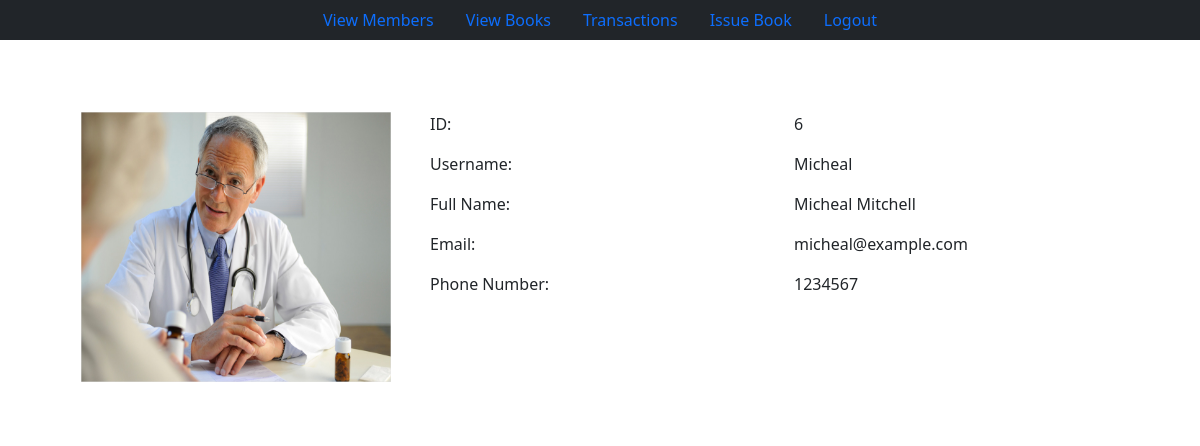
Screenshot of /member_profile/6/ (signed in) with the database file from the repository.
### app/models.py (models this page shows, shortened)
class Members(models.Model):
    user = models.OneToOneField(User, on_delete=models.CASCADE)
    phone_no = models.CharField(max_length=20)
    image = models.FileField(upload_to="")

### app/views.py (the view)
# urls.py: path('member_profile/<int:id>/', views.member_profile, name="member_profile"),
@login_required(login_url='/admin_login/')
def member_profile(request, id):
    member = Members.objects.get(id=id)
    return render(request, 'member_profile.html', {'member': member})

### app/templates/member_profile.html (shortened to what this page needs)
{% extends 'admin_navbar.html' %}
{% block app_content %}
{% load static %}
<div class="container profile">
        <div class="row">
            <div class="col-md-4">
                <div class="profile-img">
                    {% if user.members.image %}
                        <img src="{{member.image.url}}" alt="" width="310px" height="270px">
                    {% else %}
                        <img src="{% static 'user-avatar.jpeg' %}" alt="" width="310px" height="270px">
                    {% endif %}
                </div>
            </div>
            <div class="col-md-8">
                <div class="profile-tab">
                    <div class="tab-pane">
                        <div class="row">
                            <div class="col-md-6">
                                <label>ID:</label>
                            </div>
                            <div class="col-md-6">
                                <p>{{member.user.id}}</p>
                            </div>
                        </div>
                        <div class="row">
                            <div class="col-md-6">
                                <label>Username:</label>
                            </div>
                            <div class="col-md-6">
                                <p>{{member.user}}</p>
                            </div>
                        </div>
                        <div class="row">
                            <div class="col-md-6">
                                <label>Full Name:</label>
                            </div>
                            <div class="col-md-6">
                                <p>{{member.user.get_full_name}}</p>
                            </div>
                        </div>
                        <div class="row">
                            <div class="col-md-6">
                                <label>Email:</label>
                            </div>
                            <div class="col-md-6">
                                <p>{{member.user.email}}</p>
                            </div>
                        </div>
                        <div class="row">
                            <div class="col-md-6">
                                <label>Phone Number:</label>
                            </div>
                            <div class="col-md-6">
                                <p>{{member.phone_no}}</p>
                            </div>
                        </div>
                    </div>
                </div>
            </div>
        </div>
</div>
{% endblock %}

### app/templates/member_profile.html (style rules this page uses)
.profile { padding: 3%; margin-top: 3%; margin-bottom: 3%; border-radius: 0.5rem; background: #fff; }
.profile-img { text-align: center; }

### rows the page displays
Members: image (picture), user.id "6", user "Micheal", user.get_full_name "Micheal Mitchell", user.email "micheal@example.com", phone_no "1234567"
